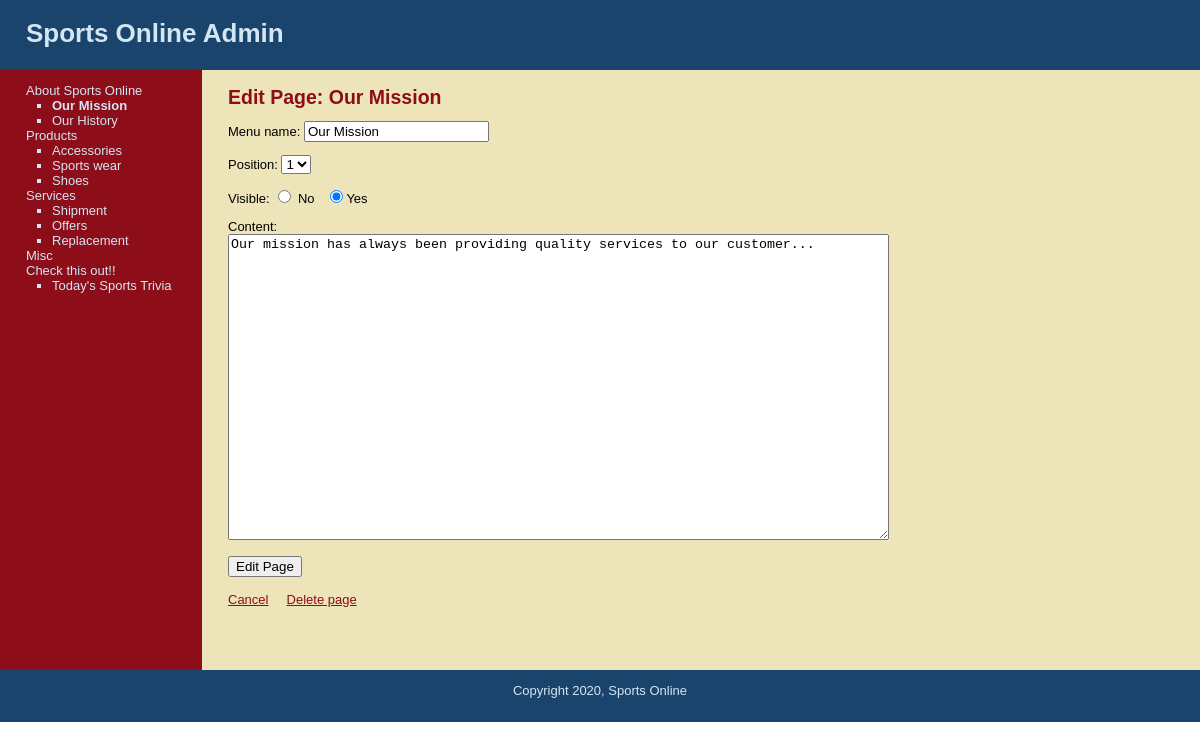
Screenshot of /sports_online/public/edit_page.php?page=1 (signed in) with the database file from the repository.
### tables this page shows
CREATE TABLE IF NOT EXISTS `subjects` (
  `id` int(11) NOT NULL AUTO_INCREMENT,
  `menu_name` varchar(30) NOT NULL,
  `position` int(3) NOT NULL,
  `visible` tinyint(1) NOT NULL,
  PRIMARY KEY (`id`)
);

CREATE TABLE IF NOT EXISTS `pages` (
  `id` int(11) NOT NULL AUTO_INCREMENT,
  `subject_id` int(11) NOT NULL,
  `menu_name` varchar(30) NOT NULL,
  `position` int(3) NOT NULL,
  `visible` tinyint(1) NOT NULL,
  `content` text,
  PRIMARY KEY (`id`),
  KEY `subject_id` (`subject_id`)
);

### sports_online/public/edit_page.php (the view, shortened to what this page needs)
<?php require_once("../includes/db_connection.php"); ?>
<?php require_once("../includes/functions.php"); ?>
<?php find_selected_page() ?>
<?php include("../includes/layouts/header.php"); ?>
<div id="main">
<div id="navigation">
<?php echo navigation($current_subject, $current_page) ?>
</div>
<div id="page">
<h2>Edit Page: <?php echo htmlentities($current_page["menu_name"]); ?></h2>
<form action="edit_page.php?page=<?php echo urlencode($current_page["id"]); ?>" method="post">
	<p>Menu name:
	<input type="text" name="menu_name" value="<?php echo htmlentities($current_page["menu_name"]); ?>"/>
	</p>
	<p>Position:
	<select name="position">
	<?php
	$page_set = find_pages_for_subject($current_page["subject_id"], false);
	$page_count = mysqli_num_rows($page_set);
	for ($count=1;$count <= $page_count; $count++) {
		echo "<option value=\"{$count}\"";
		if ($current_page["position"] == $count) {
		echo " selected";
		}
		echo ">{$count}</option>";
	}
	?>
	</select>
	</p>
	<p>Visible:
	<input type="radio" name="visible" value="0" <?php if ($current_page["visible"] == 0) { echo "checked"; }?> /> No
	&nbsp;
	<input type="radio" name="visible" value="1" <?php if ($current_page["visible"] == 1) { echo "checked"; }?>/>Yes
	</p>
	<p>Content:<br />
	<textarea name="content" rows="20" cols="80"><?php echo htmlentities($current_page["content"]); ?></textarea>
	</p>
	<input type="submit" name="submit" value="Edit Page" />
</form>
<br />
<a href="manage_content.php?page=<?php echo urlencode($current_page["id"]); ?>">Cancel</a>
<a href="delete_page.php?page=<?php echo urlencode($current_page["id"]); ?>" onclick="return confirm('Are you sure?');">Delete page</a>
</div>
</div>
<?php include("../includes/layouts/footer.php"); ?> <?php

### sports_online/includes/functions.php (shortened to what this page needs)
<?php
function find_all_subjects($public=true) {
	global $connection;
$query   = "SELECT * ";
$query  .= "FROM subjects ";
$query  .= "ORDER BY position ASC";
$subject_set = mysqli_query($connection,$query);
return $subject_set;
}
function find_pages_for_subject($subject_id, $public=true) {
	global $connection;
	$safe_subject_id = mysqli_real_escape_string($connection,$subject_id);
$query   = "SELECT * ";
$query  .= "FROM pages ";
$query  .= "WHERE subject_id = {$safe_subject_id} ";
$query  .= "ORDER BY position ASC";
$page_set = mysqli_query($connection,$query);
return $page_set;
}
function find_page_by_id($page_id, $public=true) {
global $connection;
$safe_page_id = mysqli_real_escape_string($connection,$page_id);
$query   = "SELECT * ";
$query  .= "FROM pages ";
$query  .= "WHERE id = {$safe_page_id} ";
$query  .= "LIMIT 1";
$page_set = mysqli_query($connection,$query);
if($page = mysqli_fetch_assoc($page_set)) {
return $page;
} else {
	return null;
}
}
function find_selected_page($public=false) {
if (isset($_GET["subject"])){
	$current_subject = find_subject_by_id($_GET["subject"], $public);
	if ($current_subject && $public) {
		$current_page = find_default_page_for_subject($current_subject["id"]);
	} else {
		$current_page = null;
	}
	$current_page = find_default_page_for_subject($current_subject["id"]);
} elseif (isset($_GET["page"])){
	$current_page = find_page_by_id($_GET["page"], $public);
	$current_subject = null;
} else {
    $current_subject = null;
	$current_page = null;
}
}
function navigation($subject_array,$page_array) {
	$output = "<ul class = \"subjects\">";
    $subject_set = find_all_subjects(false);
while($subject = mysqli_fetch_assoc($subject_set)) {
$output .=  "<li";
$output .= ">";
$output .= "<a href=\"manage_content.php?subject=";
$output .= urlencode($subject["id"]);
$output .= "\">";
$output .= htmlentities($subject["menu_name"]);
$output .= "</a>";
$page_set = find_pages_for_subject($subject["id"], false);
$output .= "<ul class=\"pages\">";
while($page = mysqli_fetch_assoc($page_set))
{
$output .= "<li";
if ($page_array && $page["id"] == $page_array["id"]) {
$output .= " class=\"selected\"";
}
$output .= ">";
$output .= "<a href=\"manage_content.php?page=";
$output .= urlencode($page["id"]);
$output .= "\">";
$output .= htmlentities($page["menu_name"]);
$output .= "</a></li>";
}
$output .= "</ul></li>";
}
$output .= "</ul>";
return $output;
}
?>

### sports_online/public/stylesheets/public.css (style rules this page uses)
html { height:100%; width: 100%; }
body { height:100%; width: 100%; margin: 0; padding: 0; border:0; font-family: Verdana, Arial, Helvetica, sans-serif; font-size: 13px; line-height: 15px; }
a { color:#8D0D19; }
#main { height: 600px; width: 100%; margin: 0; padding: 0; background: #EEE4B9; }
#navigation { float: left; width: 150px; height: 100%; margin: 0; padding: 0 2em; color: #D4E6F4; background: #8D0D19; }
#navigation a { color: #D4E6F4; text-decoration: none; }
ul.subjects { margin: 1em 0; padding-left: 0; list-style: none; }
ul.pages { padding-left: 2em; list-style: square; font-weight: normal; }
.selected { font-weight: bold; }
#page { float: left; height: 100%; padding-left: 2em; vertical-align: top; background: #EEE4B9; }
#page h2 { color: #8D0D19; margin-top: 1em; }

### rows the page displays
subjects: value "About Sports Online"
pages: value "Our Mission", menu_name "Our Mission", position "1", visible "☑", content "Our mission has always been providing quality services to our customer..."
pages: value "Our History"
subjects: value "Products"
pages: value "Accessories"
pages: value "Sports wear"
pages: value "Shoes"
subjects: value "Services"
pages: value "Shipment"
pages: value "Offers"
pages: value "Replacement"
subjects: value "Misc"
subjects: value "Check this out!!"
pages: value "Today's Sports Trivia"
